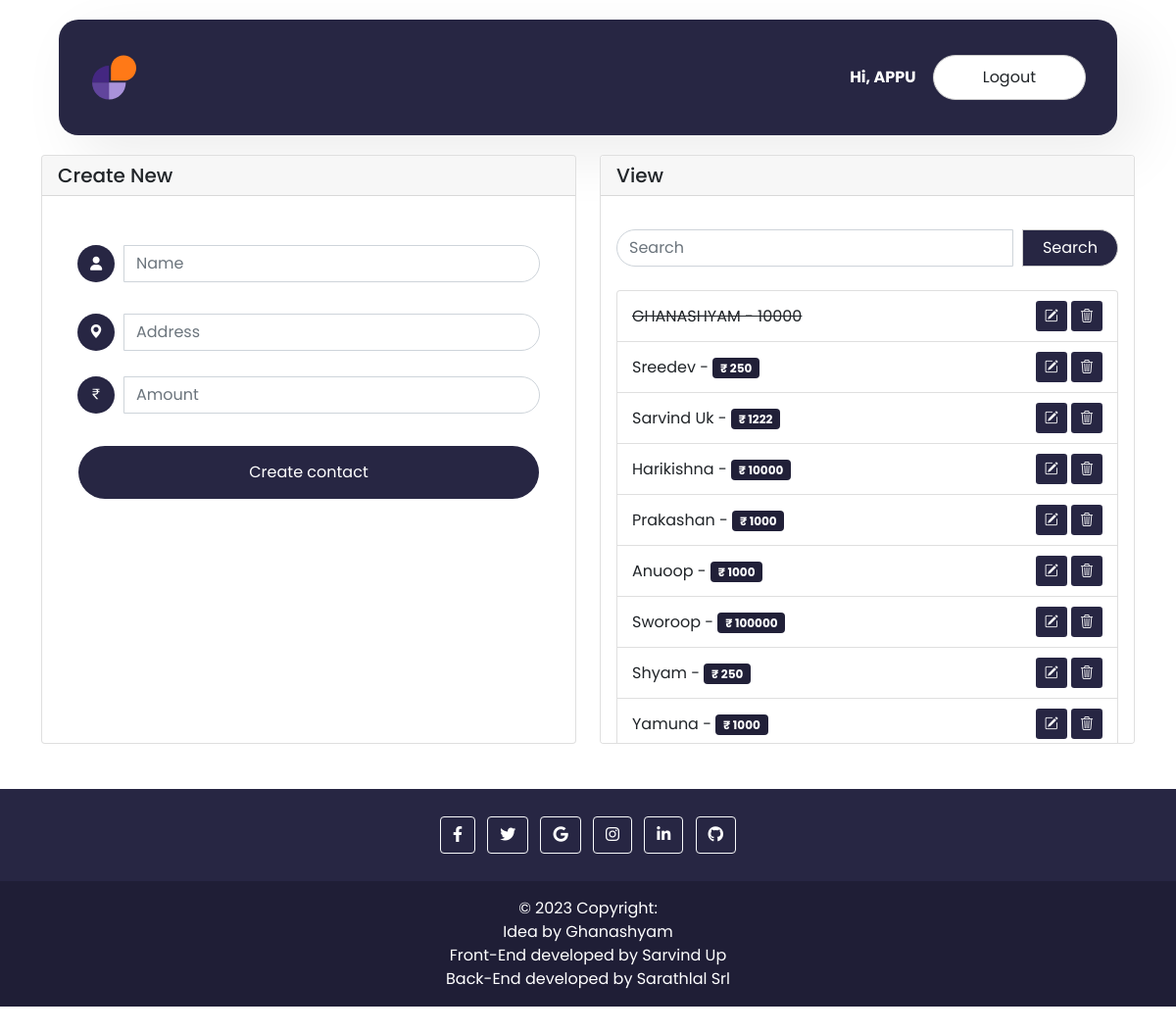
Before: / (signed in) with the older database file.
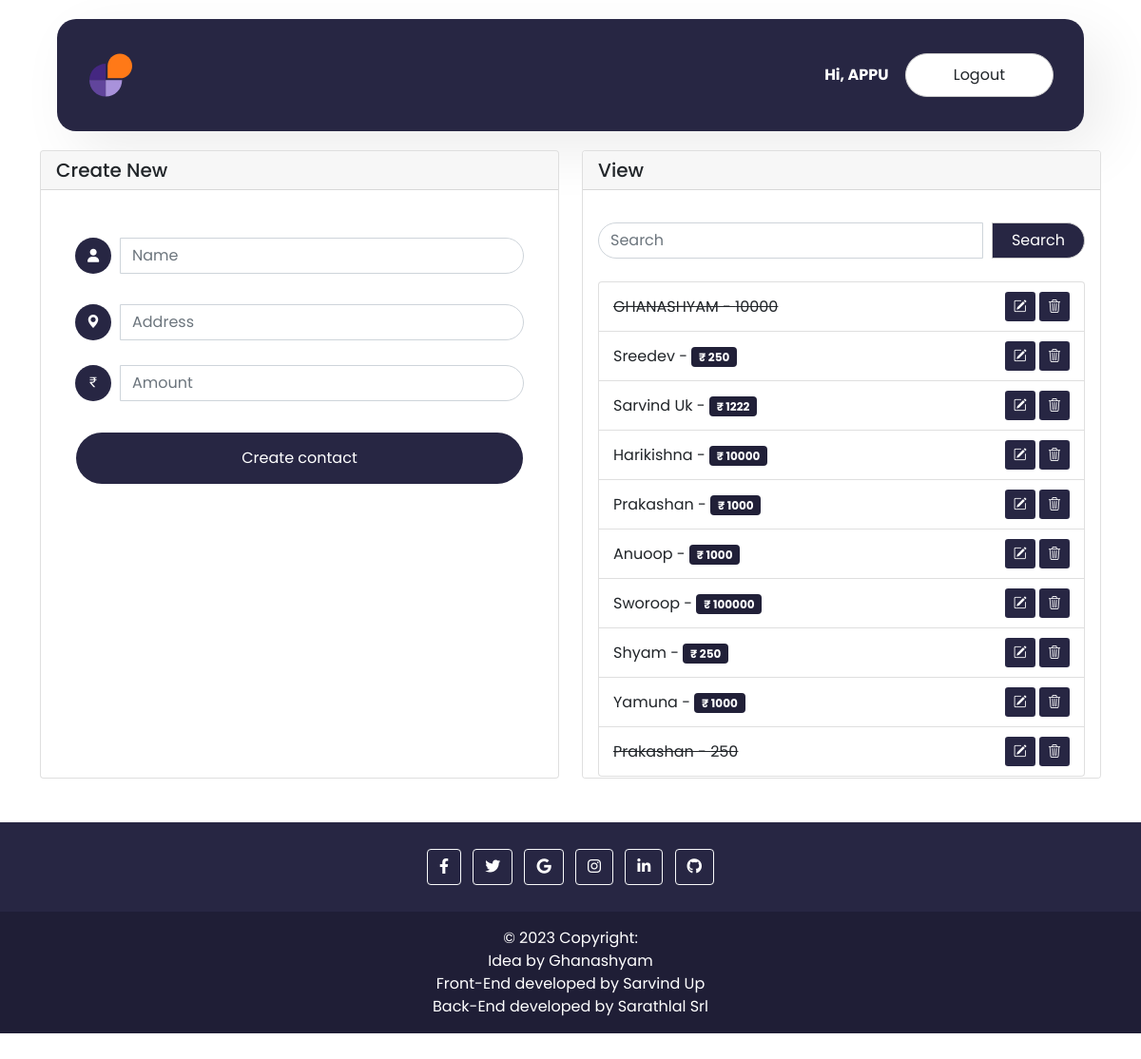
After: the same page with the newer database file.
### members/models.py (models this page shows)
class Task(models.Model):
    user = models.ForeignKey(User, on_delete=models.CASCADE)
    name = models.CharField(max_length=200)
    address = models.CharField(max_length=200, null=True)
    amount = models.CharField(max_length=200)
    complete = models.BooleanField(default=False)
    created = models.DateTimeField(auto_now_add=True)
    def __str__(self):
        return self.name

### members/views.py (the view, shortened to what this page needs)
# urls.py: path('', views.dashboard, name="dashboard"),
@login_required(login_url='members:login')
def dashboard(request):
    if request.user.is_authenticated:
        search_query = ''
        if request.GET.get('search_query'):
            search_query = request.GET.get('search_query')
        user = request.user
        tasks = Task.objects.filter(user = user, name__icontains=search_query)
        form = TaskForm()
        context = {'tasks':tasks, 'form':form}
        return render(request, 'dashboard.html', context)

### members/forms.py
class TaskForm(forms.ModelForm):
    class Meta:
        model = Task
        fields = ['name' , 'address', 'amount' , 'complete']

### templates/dashboard.html (shortened to what the changed rows need)
<!DOCTYPE html>
<html lang="en">
{% load static %}
<head>
  <link rel="stylesheet" href="{% static 'css/dashboard.css' %}">
  <link rel="stylesheet" href="{% static 'bootstrap/bootstrap.min.css' %}">
  <link rel="stylesheet" href="https://cdnjs.cloudflare.com/ajax/libs/font-awesome/6.2.0/css/all.min.css"
 />
  <link rel="stylesheet"
    href="https://cdnjs.cloudflare.com/ajax/libs/bootstrap-icons/1.11.1/font/bootstrap-icons.min.css"
 />
</head>
<body>
  <div class="container">
    <div class="row">
      <div class="col">
        <div class="card view text-dark mb-3">
          <div class="card-body">
            <div class="contact-details">
              <ul class="list-group">
                {% for task in tasks %}
                <li class="list-group-item">
                  {% if task.complete == True %}
                  <strike>{{task.name}} - {{task.amount}}</strike>
                  {% else %}
                  <span>{{task.name}} - <span class="badge">₹ {{task.amount}}</span></span>
                  {% endif %}
                  <div class="contact-user-button">
                    <a class="btn btn-sm" href="{% url 'members:update_task' task.id %}"><i
                        class="bi bi-pencil-square"></i></a>
                    <button class="btn btn-sm" id='btn_delete' type="button"
                      data-bs-url="{% url 'members:delete_task' task.id %}" class="btn p-0" data-bs-toggle="modal"
                      data-bs-target="#modal-delete" data-bs-foodid='{{ task.id }}' data-bs-foodname='{{ task }}'><i
                        class="bi bi-trash3"></i></button>
                  </div>
                </li>
                {% endfor %}
              </ul>
            </div>
          </div>
        </div>
      </div>
    </div>
  </div>
</body>
</html>

Changed rows visible on the page:
added Task: name "Prakashan", amount "250"
